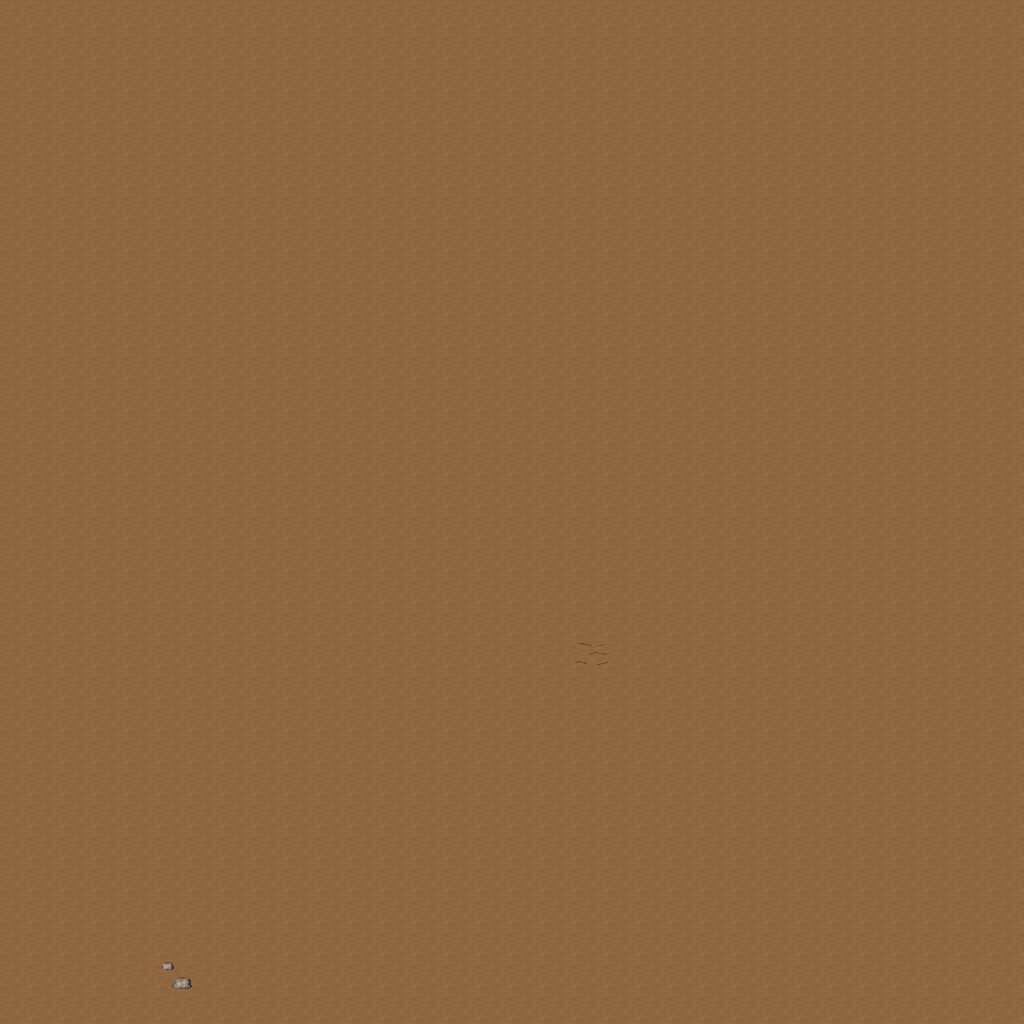

This game map was drawn from its Tiled (.tmx) file and the tilesets committed beside it. A one-line description and the trimmed map source follow:
An orthogonal 32x32 tile map with 32x32 px tiles, 5 tile layers (Ground, Objects, Objects2, Above, ...), 1 hidden layer not drawn, 19 tilesets.

<map version="1.10" tiledversion="1.11.0" orientation="orthogonal" renderorder="right-down" width="32" height="32" tilewidth="32" tileheight="32" infinite="0" nextlayerid="11" nextobjectid="1">
 <tileset firstgid="1" name="ground_ground" tilewidth="32" tileheight="32" tilecount="33" columns="3">
  <image source="../drawable/ground_ground.png" width="96" height="352" />
 </tileset>
 <tileset firstgid="34" name="ground_ridge_earth_dark" tilewidth="32" tileheight="32" tilecount="96" columns="12">
  <image source="../drawable/ground_ridge_earth_dark.png" width="384" height="256" />
 </tileset>
 <tileset firstgid="130" name="ground_rock_pebbles" tilewidth="32" tileheight="32" tilecount="3" columns="1">
  <image source="../drawable/ground_rock_pebbles.png" width="32" height="96" />
 </tileset>
 <tileset firstgid="133" name="ground_earth_edges" tilewidth="32" tileheight="32" tilecount="18" columns="6">
  <image source="../drawable/ground_earth_edges.png" width="192" height="96" />
 </tileset>
 <tileset firstgid="151" name="plant_leaves" tilewidth="32" tileheight="32" tilecount="8" columns="4">
  <image source="../drawable/plant_leaves.png" width="128" height="64" />
 </tileset>
 <tileset firstgid="159" name="plant_flower_daisy_yellow" tilewidth="32" tileheight="32" tilecount="8" columns="2">
  <image source="../drawable/plant_flower_daisy_yellow.png" width="64" height="128" />
 </tileset>
 <tileset firstgid="167" name="plant_grasses" tilewidth="32" tileheight="32" tilecount="6" columns="3">
  <image source="../drawable/plant_grasses.png" width="96" height="64" />
 </tileset>
 <tileset firstgid="173" name="ground_cobbled_paving" tilewidth="32" tileheight="32" tilecount="1" columns="1">
  <image source="../drawable/ground_cobbled_paving.png" width="32" height="32" />
 </tileset>
 <tileset firstgid="174" name="plant_flower_daisy_white" tilewidth="32" tileheight="32" tilecount="8" columns="2">
  <image source="../drawable/plant_flower_daisy_white.png" width="64" height="128" />
 </tileset>
 <tileset firstgid="182" name="plant_flower_daisy_red" tilewidth="32" tileheight="32" tilecount="8" columns="2">
  <image source="../drawable/plant_flower_daisy_red.png" width="64" height="128" />
 </tileset>
 <tileset firstgid="190" name="logic_collision" tilewidth="32" tileheight="32" tilecount="1" columns="1">
  <image source="../drawable/logic_collision.png" width="32" height="32" />
 </tileset>
 <tileset firstgid="191" name="logic_creature_sheepman" tilewidth="32" tileheight="32" tilecount="4" columns="4">
  <image source="../drawable/logic_creature_sheepman.png" width="128" height="32" />
 </tileset>
 <tileset firstgid="195" name="object_tan_tent" tilewidth="32" tileheight="32" tilecount="25" columns="5">
  <image source="../drawable/object_tan_tent.png" width="160" height="160" />
 </tileset>
 <tileset firstgid="220" name="item_campfires" tilewidth="32" tileheight="32" tilecount="2" columns="2">
  <image source="../drawable/item_campfires.png" width="64" height="32" />
 </tileset>
 <tileset firstgid="222" name="plant_tree_dead_tree_4" tilewidth="32" tileheight="32" tilecount="20" columns="4">
  <image source="../drawable/plant_tree_dead_tree_4.png" width="128" height="160" />
 </tileset>
 <tileset firstgid="242" name="plant_tree_fall_trees" tilewidth="32" tileheight="32" tilecount="40" columns="8">
  <image source="../drawable/plant_tree_fall_trees.png" width="256" height="160" />
 </tileset>
 <tileset firstgid="282" name="object_well_hoist" tilewidth="32" tileheight="32" tilecount="9" columns="3">
  <image source="../drawable/object_well_hoist.png" width="96" height="96" />
 </tileset>
 <tileset firstgid="291" name="logic_creature_mutant" tilewidth="32" tileheight="32" tilecount="7" columns="7">
  <image source="../drawable/logic_creature_mutant.png" width="224" height="32" />
 </tileset>
 <tileset firstgid="298" name="ground_grass_edges" tilewidth="32" tileheight="32" tilecount="36" columns="12">
  <image source="../drawable/ground_grass_edges.png" width="384" height="96" />
 </tileset>
 <layer id="1" name="Ground" width="32" height="32">
  <data>[1024 cells, 1024 non-empty, 1 distinct tile ids]</data>
 </layer>
 <layer id="2" name="Objects" width="32" height="32">
  <data>[1024 cells, 2 non-empty, 2 distinct tile ids]</data>
 </layer>
 <layer id="3" name="Objects2" width="32" height="32">
  <data>[1024 cells, 0 non-empty, 0 distinct tile ids]</data>
 </layer>
 <layer id="4" name="Above" width="32" height="32">
  <data>[1024 cells, 0 non-empty, 0 distinct tile ids]</data>
 </layer>
 <layer id="5" name="Above2" width="32" height="32">
  <data>[1024 cells, 0 non-empty, 0 distinct tile ids]</data>
 </layer>
 <layer id="6" name="Walkable" width="32" height="32" visible="0">
  <data>[1024 cells, 0 non-empty, 0 distinct tile ids]</data>
 </layer>
 <objectgroup id="7" name="Mapevents" />
 <objectgroup id="8" name="Spawn" />
 <objectgroup id="9" name="Keys" />
 <objectgroup id="10" name="Replace" />
</map>
